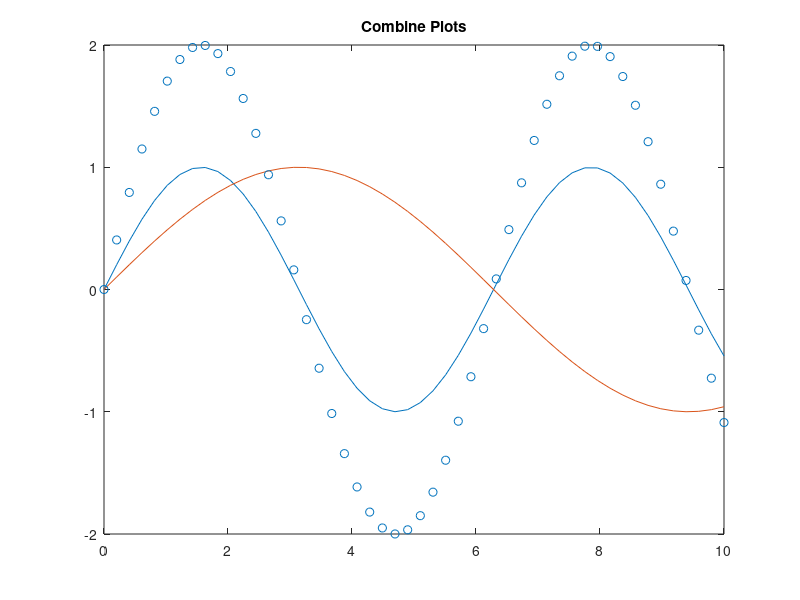

Write MATLAB code to recreate this figure.
x = linspace(0,10,50);
y1 = sin(x);
plot(x,y1)
title('Combine Plots')

hold on

y2 = sin(x/2);
plot(x,y2)

y3 = 2*sin(x);
scatter(x,y3) 

hold off